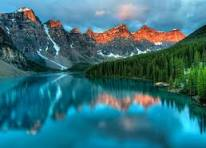
#> input picture IMG2.jpg, 206 x 148 px
$ python 007_color_segmentatin.py
#> lines starting #> are read from the running program, lines starting #| are printed output that depends on the picture
import cv2
import numpy as np
import matplotlib.pyplot as plt

# Load image and convert BGR to RGB
image = cv2.imread('IMG2.jpg')
#> image is the input picture: shape (148, 206, 3); mean B, G, R 122.5, 112.3, 53.4
image = cv2.cvtColor(image, cv2.COLOR_BGR2RGB)

# Reshape image to 2D pixel array (rows*cols, channels)
pixels = image.reshape((-1, 3)).astype(np.float32)

# K-means clustering
k = 6  # Number of clusters
criteria = (cv2.TERM_CRITERIA_EPS + cv2.TERM_CRITERIA_MAX_ITER, 100, 0.2)
_, labels, centers = cv2.kmeans(pixels, k, None, criteria, 10, cv2.KMEANS_RANDOM_CENTERS)
#> centers = [[73.71, 103.7, 106.7], [24.28, 61.02, 45.3], [116.2, 174.4, 201.7], [185.6, 116.7, 94.6], [15.01, 144.4, 178.2], [10.24, 99.89, 122.2]]

# Rebuild segmented image
centers = np.uint8(centers)
#> centers = [[73, 103, 106], [24, 61, 45], [116, 174, 201], [185, 116, 94], [15, 144, 178], [10, 99, 122]]
segmented_image = centers[labels.flatten()].reshape(image.shape)
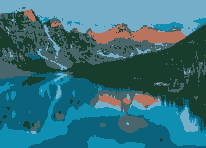
#> segmented_image: shape (148, 206, 3); mean R, G, B 53.1, 111.9, 122.1

# Display
plt.figure(figsize=(10,5))
plt.subplot(1, 2, 1); plt.title("Original Image"); plt.imshow(image)
plt.subplot(1, 2, 2); plt.title("Segmented Image"); plt.imshow(segmented_image)
plt.show()
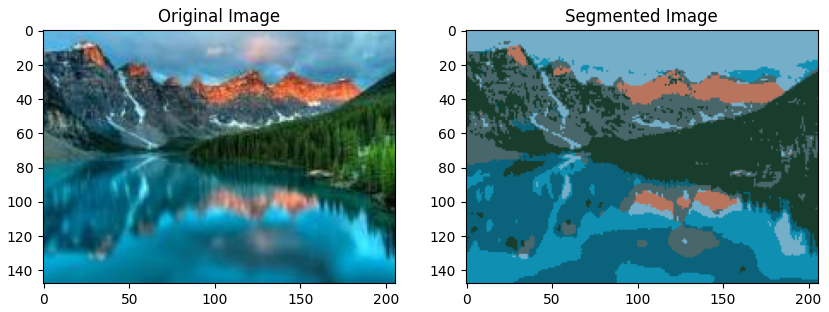
#> figure drawn by matplotlib, 2 panels

$ run again, with IMG1.jpg copied over IMG2.jpg
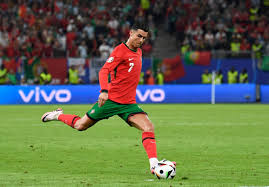
#> input picture IMG1.jpg, 269 x 187 px
#> image is the input picture: shape (187, 269, 3); mean B, G, R 76.6, 106.3, 97.2
#> `_, labels, centers = cv2.kmeans(pixels, k, None, criteria, 10, cv2.KME..`: centers = [[129, 165.8, 74.43], [211.4, 195.9, 212.3], [62.92, 69.23, 76.47], [48.02, 34.16, 31.72], [43.82, 103.1, 225.1], [214.4, 55.07, 51.88]]
#> `centers = np.uint8(centers)`: centers = [[128, 165, 74], [211, 195, 212], [62, 69, 76], [48, 34, 31], [43, 103, 225], [214, 55, 51]]
#> `segmented_image = centers[labels.flatten()].reshape(image.shape)`:
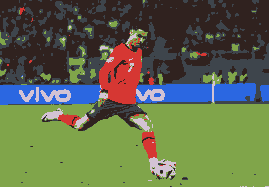
#> segmented_image: shape (187, 269, 3); mean R, G, B 96.6, 105.9, 76.1
#> `plt.show()`:
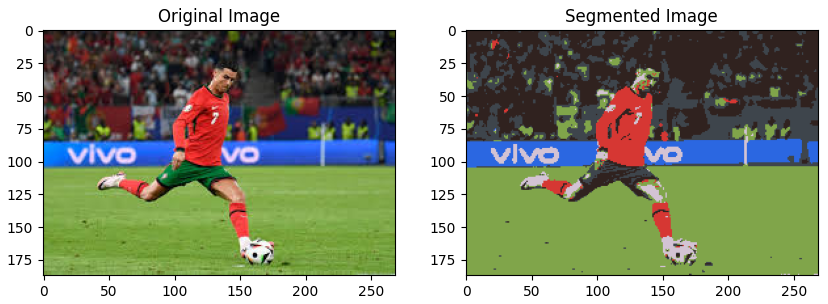
#> figure drawn by matplotlib, 2 panels

$ run again, with IMG3.jpg copied over IMG2.jpg
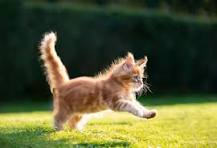
#> input picture IMG3.jpg, 217 x 148 px
#> image is the input picture: shape (148, 217, 3); mean B, G, R 53.5, 91.1, 86.7
#> `_, labels, centers = cv2.kmeans(pixels, k, None, criteria, 10, cv2.KME..`: centers = [[240.1, 220.8, 178.9], [118.4, 102.8, 58.38], [221.8, 214.2, 92.67], [174.4, 150.8, 97.96], [46.91, 68.2, 38.9], [12.8, 28.9, 20.04]]
#> `centers = np.uint8(centers)`: centers = [[240, 220, 178], [118, 102, 58], [221, 214, 92], [174, 150, 97], [46, 68, 38], [12, 28, 20]]
#> `segmented_image = centers[labels.flatten()].reshape(image.shape)`:
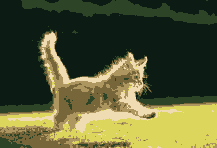
#> segmented_image: shape (148, 217, 3); mean R, G, B 86, 90.5, 53.1
#> `plt.show()`:
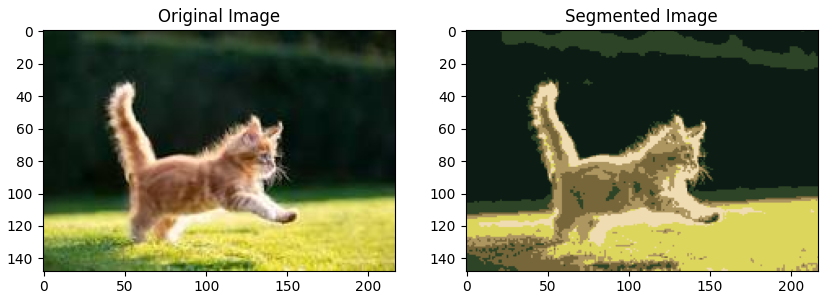
#> figure drawn by matplotlib, 2 panels

$ run again, with IMG4.jpeg copied over IMG2.jpg
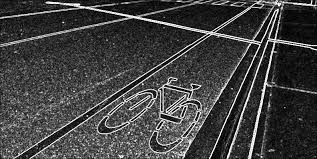
#> input picture IMG4.jpeg, 317 x 159 px
#> image is the input picture: shape (159, 317, 3); min 0, max 255, mean 64.9
#> `_, labels, centers = cv2.kmeans(pixels, k, None, criteria, 10, cv2.KME..`: centers = [[19.49, 19.49, 19.49], [227.6, 227.6, 227.6], [114.9, 114.9, 114.9], [77.3, 77.3, 77.3], [167.1, 167.1, 167.1], [46.79, 46.79, 46.79]]
#> `centers = np.uint8(centers)`: centers = [[19, 19, 19], [227, 227, 227], [114, 114, 114], [77, 77, 77], [167, 167, 167], [46, 46, 46]]
#> `segmented_image = centers[labels.flatten()].reshape(image.shape)`:
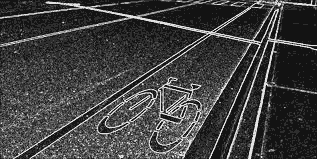
#> segmented_image: shape (159, 317, 3); min 19, max 227, mean 64.3
#> `plt.show()`:
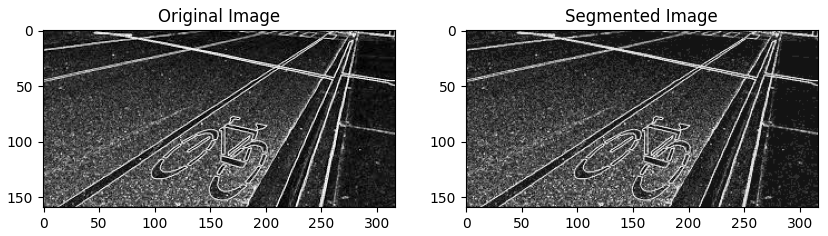
#> figure drawn by matplotlib, 2 panels
